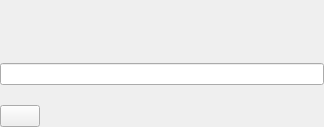
<?xml version="1.0" encoding="UTF-8"?>
<ui version="4.0">
 <class>InputWidget</class>
 <widget class="QWidget" name="InputWidget">
  <property name="geometry">
   <rect>
    <x>0</x>
    <y>0</y>
    <width>324</width>
    <height>127</height>
   </rect>
  </property>
  <property name="sizePolicy">
   <sizepolicy hsizetype="Preferred" vsizetype="Preferred">
    <horstretch>0</horstretch>
    <verstretch>0</verstretch>
   </sizepolicy>
  </property>
  <property name="maximumSize">
   <size>
    <width>16777215</width>
    <height>16777215</height>
   </size>
  </property>
  <property name="windowTitle">
   <string>Form</string>
  </property>
  <property name="styleSheet">
   <string notr="true">QPushButton {
	text-transform: uppercase;
}</string>
  </property>
  <layout class="QVBoxLayout" name="verticalLayout">
   <property name="spacing">
    <number>10</number>
   </property>
   <property name="leftMargin">
    <number>0</number>
   </property>
   <property name="topMargin">
    <number>0</number>
   </property>
   <property name="rightMargin">
    <number>0</number>
   </property>
   <property name="bottomMargin">
    <number>0</number>
   </property>
   <item>
    <layout class="QHBoxLayout" name="horizontalLayout_3">
     <item>
      <widget class="QLabel" name="label_message">
       <property name="sizePolicy">
        <sizepolicy hsizetype="Expanding" vsizetype="Expanding">
         <horstretch>0</horstretch>
         <verstretch>0</verstretch>
        </sizepolicy>
       </property>
       <property name="minimumSize">
        <size>
         <width>0</width>
         <height>0</height>
        </size>
       </property>
       <property name="maximumSize">
        <size>
         <width>16777215</width>
         <height>16777215</height>
        </size>
       </property>
       <property name="text">
        <string/>
       </property>
       <property name="textFormat">
        <enum>Qt::RichText</enum>
       </property>
       <property name="alignment">
        <set>Qt::AlignJustify|Qt::AlignVCenter</set>
       </property>
       <property name="wordWrap">
        <bool>true</bool>
       </property>
      </widget>
     </item>
    </layout>
   </item>
   <item>
    <widget class="ValidatedLineEdit" name="line_edit_text"/>
   </item>
   <item>
    <spacer name="verticalSpacer">
     <property name="orientation">
      <enum>Qt::Vertical</enum>
     </property>
     <property name="sizeType">
      <enum>QSizePolicy::Preferred</enum>
     </property>
     <property name="sizeHint" stdset="0">
      <size>
       <width>20</width>
       <height>10</height>
      </size>
     </property>
    </spacer>
   </item>
   <item>
    <layout class="QHBoxLayout" name="horizontalLayout_2">
     <item>
      <widget class="QPushButton" name="button_ok">
       <property name="sizePolicy">
        <sizepolicy hsizetype="Preferred" vsizetype="Preferred">
         <horstretch>0</horstretch>
         <verstretch>0</verstretch>
        </sizepolicy>
       </property>
       <property name="cursor">
        <cursorShape>PointingHandCursor</cursorShape>
       </property>
       <property name="text">
        <string/>
       </property>
      </widget>
     </item>
     <item>
      <spacer name="horizontalSpacer_4">
       <property name="orientation">
        <enum>Qt::Horizontal</enum>
       </property>
       <property name="sizeHint" stdset="0">
        <size>
         <width>40</width>
         <height>20</height>
        </size>
       </property>
      </spacer>
     </item>
    </layout>
   </item>
  </layout>
 </widget>
 <customwidgets>
  <customwidget>
   <class>ValidatedLineEdit</class>
   <extends>QLineEdit</extends>
   <header>parsec.core.gui.input_widgets</header>
  </customwidget>
 </customwidgets>
 <resources/>
 <connections/>
</ui>
